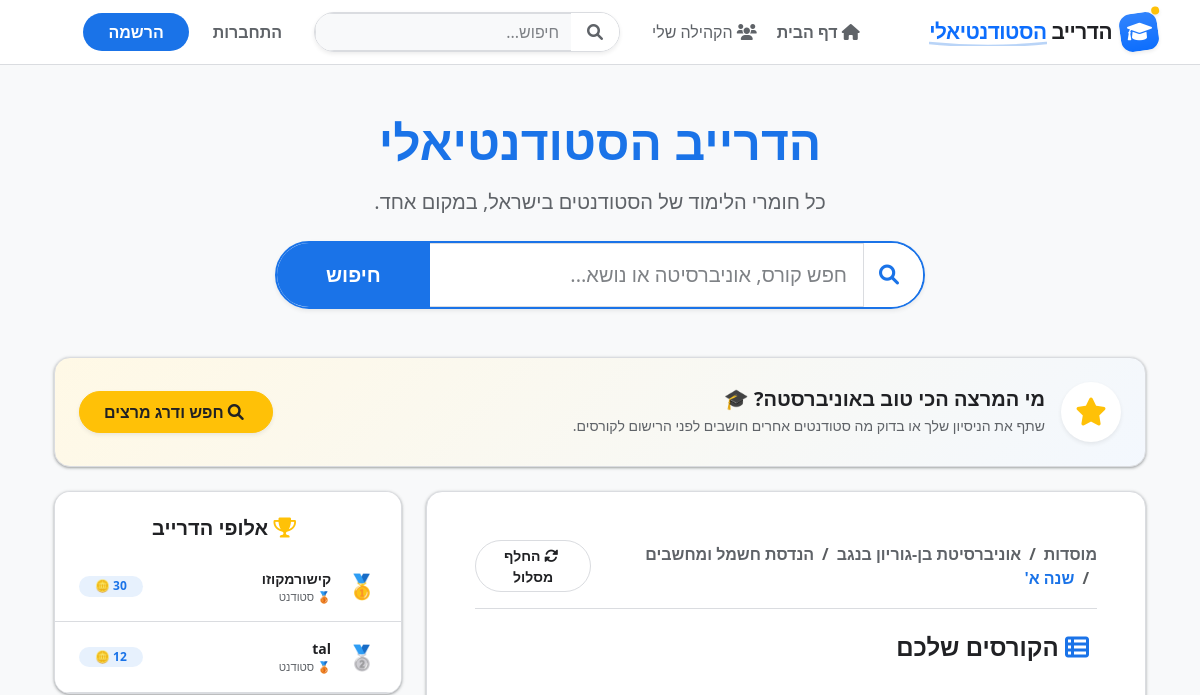
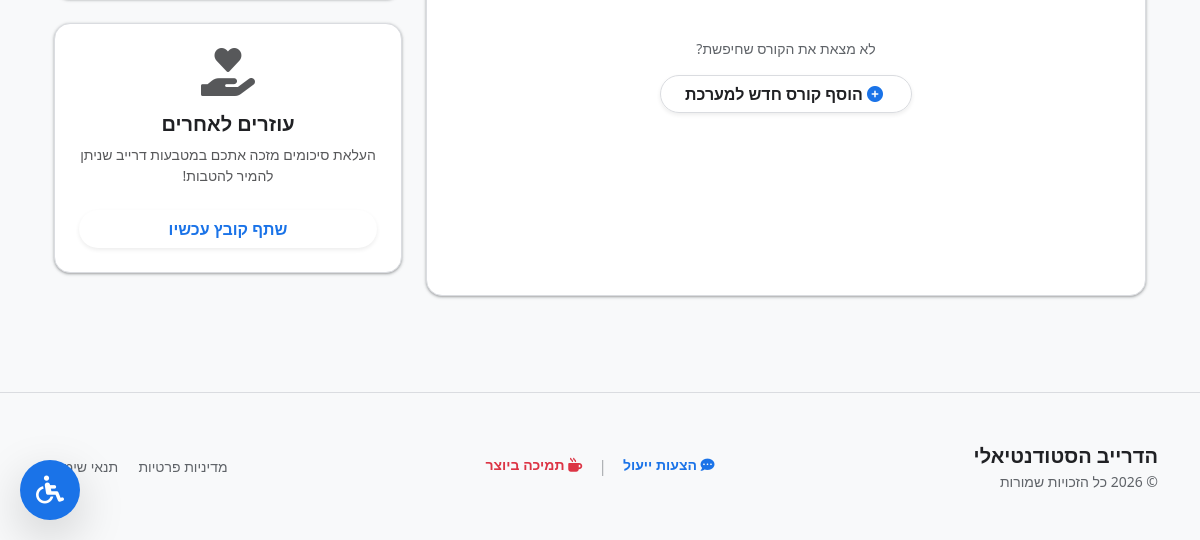
Before: /?university=2&major=1&year=1 with the older database file (2 pictures, top to bottom).
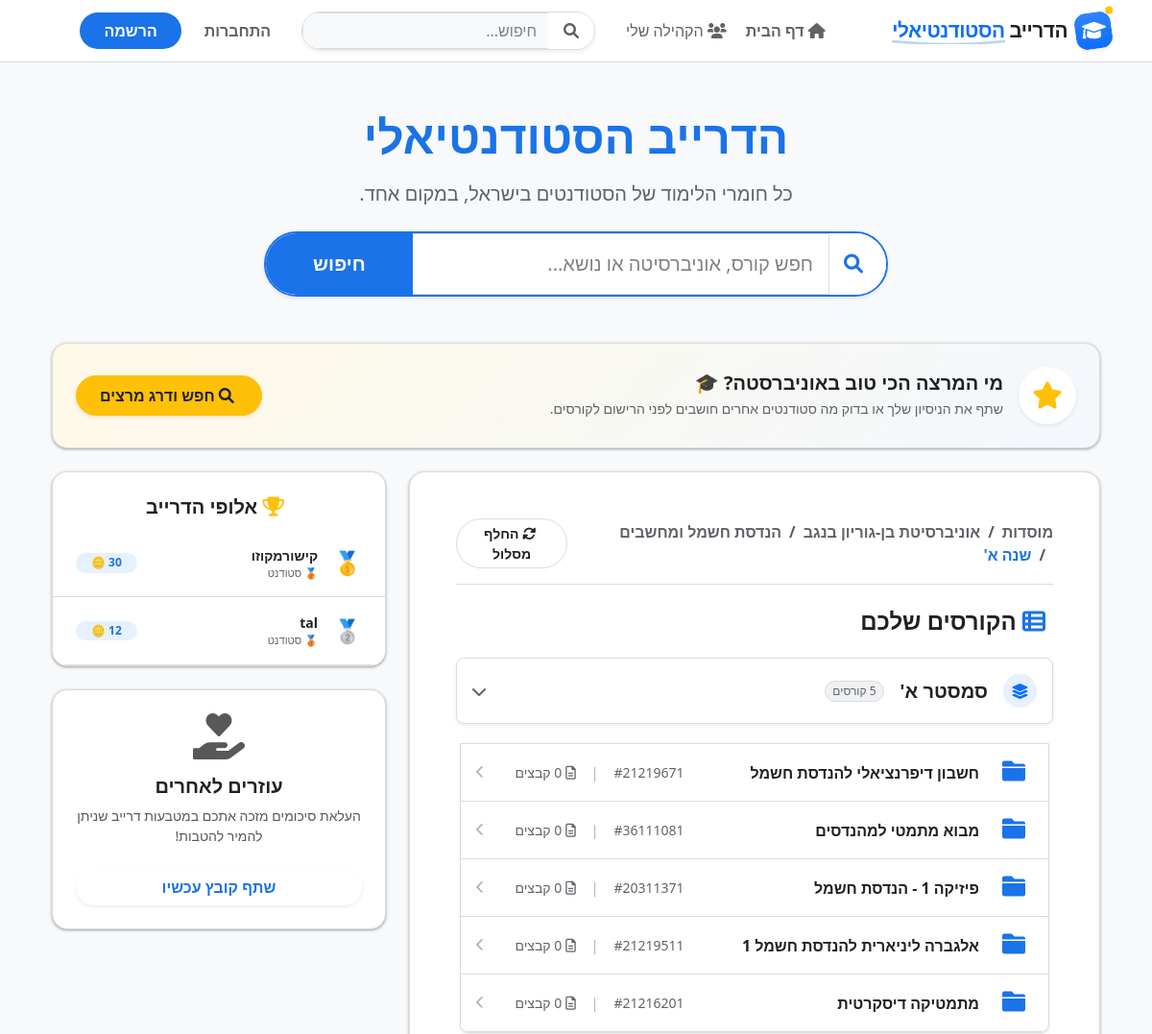
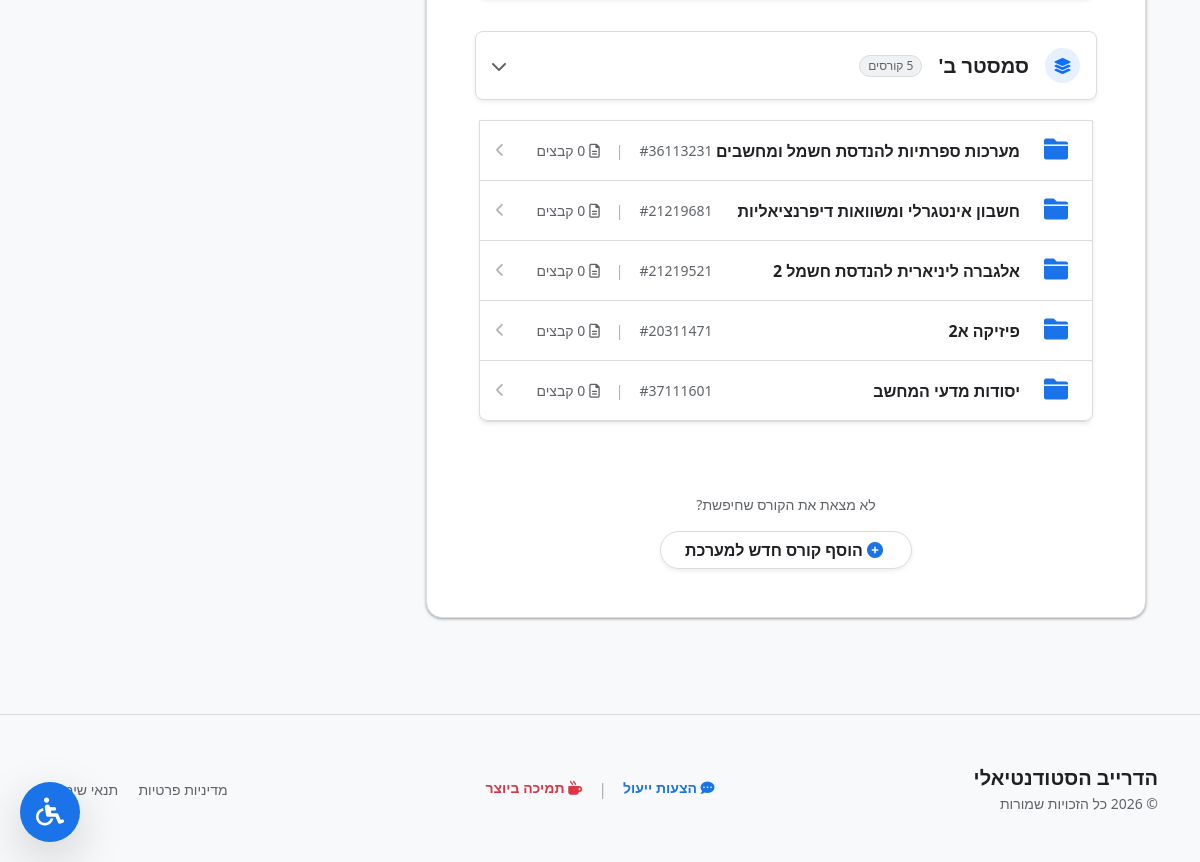
After: the same page with the newer database file (2 pictures, top to bottom).
### core/models.py (models this page shows, shortened)
class UserProfile(models.Model):
    user = models.OneToOneField(User, on_delete=models.CASCADE, related_name='profile')
    university = models.ForeignKey(University, on_delete=models.SET_NULL, null=True, blank=True)
    major = models.ForeignKey(Major, on_delete=models.SET_NULL, null=True, blank=True)
    YEAR_CHOICES = [(1, 'שנה א\''), (2, 'שנה ב\''), (3, 'שנה ג\''), (4, 'שנה ד\''), (5, 'שנה ה\' / תואר שני')]
    year = models.IntegerField(choices=YEAR_CHOICES, null=True, blank=True, verbose_name="שנת לימוד")
    bio = models.TextField(max_length=500, blank=True, verbose_name="קצת עלי (Bio)")
    profile_picture = models.ImageField(upload_to='profile_pics/', null=True, blank=True)
    phone_number = models.CharField(max_length=15, blank=True, null=True, verbose_name="מספר טלפון")
    drive_coins = models.PositiveIntegerField(default=0)
    THEME_CHOICES = [('light', 'יום (בהיר)'), ('dark', 'לילה (כהה)'), ('auto', 'אוטומטי')]
    LANGUAGE_CHOICES = [('he', 'עברית'), ('en', 'English')]
    VISIBILITY_CHOICES = [
        ('public', 'כולם יכולים לראות את הפרופיל שלי'),
        ('users_only', 'רק משתמשים מחוברים יכולים לראות'),
        ('private', 'אף אחד (פרופיל פרטי)')
    ]
    theme_preference = models.CharField(max_length=10, choices=THEME_CHOICES, default='auto', verbose_name="ערכת נושא")
    language_preference = models.CharField(max_length=10, choices=LANGUAGE_CHOICES, default='he', verbose_name="שפה")
    profile_visibility = models.CharField(max_length=20, choices=VISIBILITY_CHOICES, default='public',
                                          verbose_name="מי יכול לראות את הפרופיל שלי")
    show_coins_publicly = models.BooleanField(default=True)
    default_anonymous_upload = models.BooleanField(default=False, verbose_name="העלה קבצים באופן אנונימי כברירת מחדל")
    referral_code = models.CharField(max_length=12, unique=True, blank=True, null=True)
    referred_by = models.ForeignKey(User, on_delete=models.SET_NULL, null=True, blank=True, related_name='referrals')
    @property
    def rank_name(self):
        if self.drive_coins >= 500:
            return "🏆 אגדת סיכומים"
        elif self.drive_coins >= 200:
            return "🥇 מתרגל בכיר"
        return "🥉 סטודנט"

class Course(models.Model):
    YEAR_CHOICES = [(1, 'שנה א\''), (2, 'שנה ב\''), (3, 'שנה ג\''), (4, 'שנה ד\''), (5, 'תואר שני')]
    SEMESTER_CHOICES = [('A', 'סמסטר א\''), ('B', 'סמסטר ב\''), ('summer', 'סמסטר קיץ'), ('yearly', 'שנתי')]
    major = models.ForeignKey(Major, on_delete=models.CASCADE, related_name='courses', null=True, blank=True,
                              verbose_name="מקצוע")
    name = models.CharField(max_length=150, verbose_name="שם הקורס")
    course_number = models.CharField(max_length=50, blank=True, verbose_name="מספר קורס")
    year = models.IntegerField(choices=YEAR_CHOICES, null=True, blank=True, verbose_name="שנת לימוד")
    semester = models.CharField(max_length=10, choices=SEMESTER_CHOICES, default='A', verbose_name="סמסטר")
    track = models.CharField(max_length=50, default='general', verbose_name="מסלול התמחות")
    description = models.TextField(blank=True, verbose_name="תיאור הקורס")
    view_count = models.PositiveIntegerField(default=0, verbose_name="מספר צפיות")

### core/views.py (the view)
# urls.py: path('', views.home, name='home'),
def home(request):
    ref_code = request.GET.get('ref')
    if ref_code:
        request.session['referral_code'] = ref_code
    if request.user.is_authenticated:
        profile = request.user.profile
        if not (profile.university and profile.major and profile.year):
            return redirect('complete_profile')
    search_query = request.GET.get('search')
    uni_id = request.GET.get('university')
    major_id = request.GET.get('major')
    year_id = request.GET.get('year')
    browse_all = request.GET.get('browse')
    if request.user.is_authenticated and not any([search_query, uni_id, major_id, year_id, browse_all]):
        profile = request.user.profile
        if profile.university and profile.major and profile.year:
            uni_id = profile.university.id
            major_id = profile.major.id
            year_id = profile.year
    year_names = {1: "שנה א'", 2: "שנה ב'", 3: "שנה ג'", 4: "שנה ד'", 5: "תואר שני"}
    top_users = UserProfile.objects.filter(
        drive_coins__gt=0,
        show_coins_publicly=True
    ).order_by('-drive_coins')[:5]
    context = {
        'search_query': search_query,
        'top_users': top_users,
        'courses': Course.objects.all()
    }
    if uni_id:
        context['selected_uni'] = get_object_or_404(University, id=uni_id)
    if major_id:
        context['selected_major'] = get_object_or_404(Major, id=major_id)
    if year_id:
        try:
            context['selected_year_name'] = year_names[int(year_id)]
        except (ValueError, KeyError):
            context['selected_year_name'] = ""
    if search_query:
        context['courses'] = Course.objects.filter(name__icontains=search_query)
        context['step'] = 'show_courses'
        return render(request, 'core/home.html', context)
    if not uni_id:
        context['universities'] = University.objects.all()
        context['step'] = 'select_uni'
    elif uni_id and not major_id:
        context['majors'] = Major.objects.filter(university_id=uni_id)
        context['step'] = 'select_major'
        context['uni_id'] = uni_id
    elif major_id and not year_id:
        context['years'] = year_names
        context['step'] = 'select_year'
        context['major_id'] = major_id
        context['uni_id'] = uni_id
    else:
        courses = Course.objects.filter(major_id=major_id, year=year_id)
        context['sem_a'] = courses.filter(semester='A', track='general')
        context['sem_b'] = courses.filter(semester='B', track='general')
        context['specializations'] = courses.exclude(track='general').order_by('track')
        context['step'] = 'show_courses'
        context['major_id'] = major_id
        context['year'] = year_id
        context['uni_id'] = uni_id
    return render(request, 'core/home.html', context)

### core/context_processors.py (called while the page is built)
def pending_reports_count(request):
    if request.user.is_authenticated and request.user.is_staff:
        count = Report.objects.filter(is_resolved=False).count()
        return {'pending_reports_count': count}
    return {'pending_reports_count': 0}

### core/templates/core/home.html (shortened to what the changed rows need)
{% extends "core/base.html" %}
{% block content %}
<div class="container mt-4 mb-5" dir="rtl">
    <div class="row justify-content-center mb-5 animate__animated animate__fadeIn">
        <div class="col-md-9 text-center">
            {% if user.is_authenticated %}
                <h2 class="fw-bold mb-1" style="color: var(--gd-text);">היי {{ user.username }}, איזה קורס מחפשים היום?</h2>
                <p class="mb-4 small" style="color: var(--gd-text-muted);">
                    <i class="fas fa-university ms-1"></i> {{ user.profile.university.name }} | {{ user.profile.major.name }}
                </p>
            {% else %}
                <h1 class="display-5 fw-bold mb-3" style="color: var(--gd-primary);">הדרייב הסטודנטיאלי</h1>
            {% endif %}
        </div>
    </div>
    <div class="row g-4">
        <div class="col-lg-8 order-2 order-lg-1">
            <div class="card shadow-sm border-0 rounded-4 p-4 p-md-5" style="min-height: 500px;">
                {% if step == 'select_uni' %}
                    <h4 class="fw-bold mb-4" style="color: var(--gd-text);"><i class="fas fa-graduation-cap ms-2" style="color: var(--gd-primary);"></i> בחר מוסד לימודים:</h4>
                    <div class="row g-3">
                        {% for uni in universities %}
                        <div class="col-md-6">
                            <a href="?university={{ uni.id }}" class="nav-item-card uni-card" style="--brand-color: {{ uni.brand_color|default:'var(--gd-primary)' }};">
                                {% if uni.logo %}
                                    <img src="{{ uni.logo.url }}" alt="{{ uni.name }}" class="uni-logo shadow-sm ms-3">
                                {% else %}
                                    <div class="icon-circle text-white shadow-sm ms-3" style="background-color: var(--brand-color);"><i class="fas fa-university"></i></div>
                                {% endif %}
                                <span class="fw-bold fs-5" style="color: var(--gd-text);">{{ uni.name }}</span>
                                <i class="fas fa-chevron-left ms-auto opacity-50" style="color: var(--gd-text-muted);"></i>
                            </a>
                        </div>
                        {% endfor %}
                    </div>
                {% elif step == 'show_courses' %}
                    {% if search_query %}
                        <div class="list-group list-group-flush border rounded-4 overflow-hidden shadow-sm" style="border-color: var(--gd-border) !important;">
                            {% for course in courses %}
                                {% include "core/partials/course_row.html" %}
                            {% empty %}
                                <div class="p-5 text-center" style="color: var(--gd-text-muted);">
                                    <i class="fas fa-search-minus fa-3x mb-3 opacity-25"></i><br>
                                    לא נמצאו קורסים העונים לחיפוש...
                                </div>
                            {% endfor %}
                        </div>
                    {% else %}
                        <div class="semesters-wrapper d-flex flex-column gap-2">
                            {% if sem_a %}
                                {% include "core/partials/collapsible_semester.html" with title="סמסטר א'" semester_id="sem-a" courses=sem_a icon="leaf" color="success" %}
                            {% endif %}
                            {% if sem_b %}
                                {% include "core/partials/collapsible_semester.html" with title="סמסטר ב'" semester_id="sem-b" courses=sem_b icon="sun" color="warning" %}
                            {% endif %}
                        </div>
                    {% endif %}
                {% endif %}
            </div>
        </div>
        <div class="col-lg-4 order-1 order-lg-2">
            <div class="card border-0 shadow-sm rounded-4 mb-4 overflow-hidden">
                <div class="card-body p-0">
                    <div class="list-group list-group-flush">
                        {% for profile in top_users %}
                        <div class="list-group-item d-flex justify-content-between align-items-center py-3 border-0 border-bottom px-4" style="background-color: transparent; border-color: var(--gd-border) !important;">
                            <div class="d-flex align-items-center gap-3">
                                <span class="fs-4">{% if forloop.counter == 1 %}🥇{% elif forloop.counter == 2 %}🥈{% elif forloop.counter == 3 %}🥉{% else %}{{ forloop.counter }}{% endif %}</span>
                                <div>
                                    <div class="fw-bold small" style="color: var(--gd-text);">{{ profile.user.username }}</div>
                                    <div style="font-size: 0.7rem; color: var(--gd-text-muted);">{{ profile.rank_name }}</div>
                                </div>
                            </div>
                            <span class="badge rounded-pill px-3" style="background-color: rgba(26, 115, 232, 0.1); color: var(--gd-primary);">{{ profile.drive_coins }} 🪙</span>
                        </div>
                        {% endfor %}
                    </div>
                </div>
            </div>
        </div>
    </div>
</div>
{% endblock %}

### core/templates/core/partials/course_row.html
<a href="{% url 'course_detail' course.id %}" class="list-group-item list-group-item-action d-flex align-items-center justify-content-between py-3 px-3 border-0 border-bottom hover-bg-light transition" style="background-color: transparent; border-color: var(--gd-border) !important;">
    <div class="d-flex align-items-center gap-3" style="min-width: 0;">
        <div class="text-center" style="width: 40px;">
            <i class="fas fa-folder" style="font-size: 1.5rem; color: var(--gd-primary);"></i>
        </div>
        <span class="fw-bold text-truncate fs-6" style="color: var(--gd-text);">
            {{ course.name }}
        </span>
    </div>
    <div class="d-flex align-items-center gap-4 text-nowrap">
        <div class="d-none d-sm-flex align-items-center gap-3 small" style="color: var(--gd-text-muted) !important;">
            {% if course.course_number %}
                <span dir="ltr">#{{ course.course_number }}</span>
                <span class="opacity-50">|</span>
            {% endif %}
            <span class="d-flex align-items-center gap-1">
                <i class="far fa-file-alt"></i> {{ course.document_set.count|default:"0" }} קבצים
            </span>
        </div>
        <i class="fas fa-chevron-left opacity-50 ms-2" style="color: var(--gd-text-muted); font-size: 0.85rem;"></i>
    </div>
</a>

Changed rows visible on the page:
now on this page (row edited): Course: name "חשבון דיפרנציאלי להנדסת חשמל", course_number "21219671"
now on this page (row edited): Course: name "מבוא מתמטי למהנדסים", course_number "36111081"
now on this page (row edited): Course: name "פיזיקה 1 - הנדסת חשמל", course_number "20311371"
now on this page (row edited): Course: name "אלגברה ליניארית להנדסת חשמל 1", course_number "21219511"
now on this page (row edited): Course: name "מתמטיקה דיסקרטית", course_number "21216201"
now on this page (row edited): Course: name "מערכות ספרתיות להנדסת חשמל ומחשבים", course_number "36113231"
now on this page (row edited): Course: name "חשבון אינטגרלי ומשוואות דיפרנציאליות", course_number "21219681"
now on this page (row edited): Course: name "אלגברה ליניארית להנדסת חשמל 2", course_number "21219521"
now on this page (row edited): Course: name "פיזיקה א2", course_number "20311471"
now on this page (row edited): Course: name "יסודות מדעי המחשב", course_number "37111601"
Other visible differences:
{{ title }}: (not shown) → "סמסטר א' סמסטר ב'"
text now shown: "קורסים קורסים"
